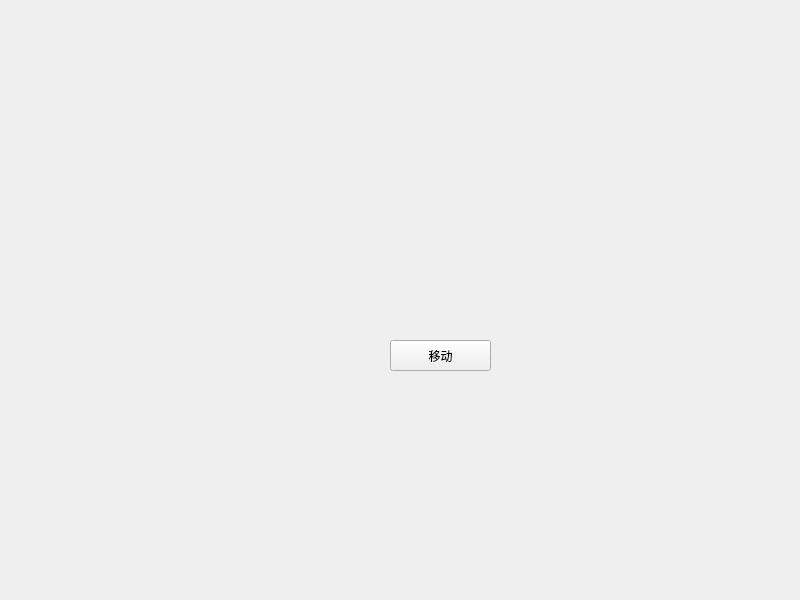
<?xml version="1.0" encoding="UTF-8"?>
<ui version="4.0">
 <class>Widget</class>
 <widget class="QWidget" name="Widget">
  <property name="geometry">
   <rect>
    <x>0</x>
    <y>0</y>
    <width>800</width>
    <height>600</height>
   </rect>
  </property>
  <property name="windowTitle">
   <string>Widget</string>
  </property>
  <widget class="QPushButton" name="btn">
   <property name="geometry">
    <rect>
     <x>390</x>
     <y>340</y>
     <width>101</width>
     <height>31</height>
    </rect>
   </property>
   <property name="text">
    <string>移动</string>
   </property>
  </widget>
 </widget>
 <resources/>
 <connections/>
</ui>
